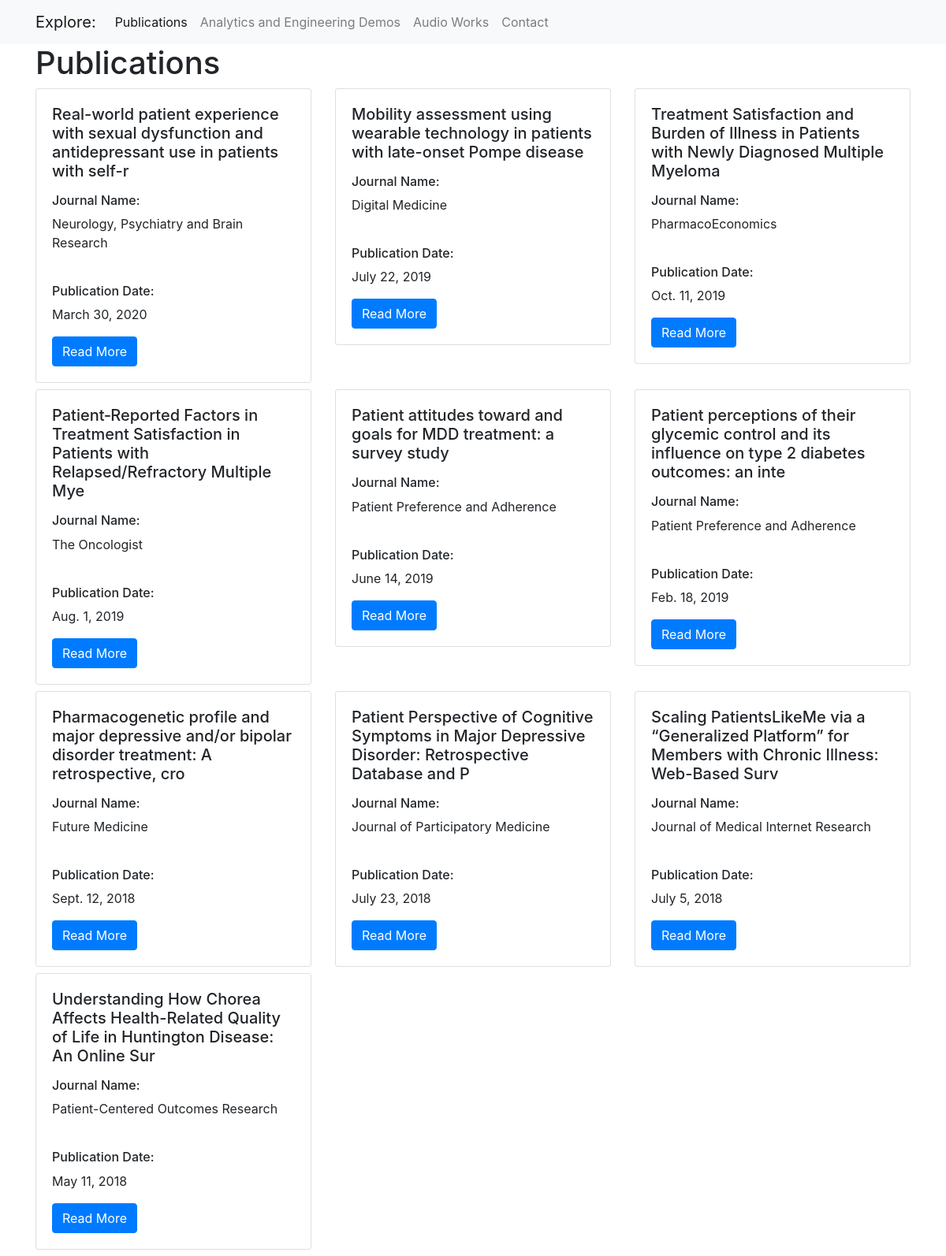
Screenshot of /publications/ with the database file from the repository.
### publications/models.py (models this page shows)
class Publication(models.Model):
    title = models.CharField(max_length=100)
    publication_date = models.DateField()
    abstract = models.TextField()
    journal_name = models.CharField(max_length=100)
    role = models.CharField(max_length=20)
    weblink = models.URLField(max_length=200)

### publications/views.py (the view)
# urls.py: path("", views.publication_index, name="publication_index"),
def publication_index(request):
    publications = Publication.objects.all()
    context = {
        'publications': publications
    }
    return render(request, 'publication_index.html', context)

### publications/templates/publication_index.html
{% extends "base.html" %}
{% load static %}
{% block page_content %}
<h1>Publications</h1>
<div class="row">
{% for publication in publications %}
    <div class="col-md-4">
        <div class="card mb-2">
            <div class="card-body">
                <h5 class="card-title">{{ publication.title }}</h5>
                <p class="card-text">
                    <h6>Journal Name:</h6>
                    <p>{{ publication.journal_name }}</p>
                    <br>
                    <h6>Publication Date:</h6>
                    <p>{{ publication.publication_date }}</p>
                </p>
                <a href="{% url 'publication_detail' publication.pk %}"
                   class="btn btn-primary">
                    Read More
                </a>
            </div>
        </div>
    </div>
    {% endfor %}
</div>
{% endblock %}

### portfolio/templates/base.html (shortened to what this page needs)
<link rel="stylesheet" href="https://stackpath.bootstrapcdn.com/bootstrap/4.1.3/css/bootstrap.min.css">
<nav class="navbar navbar-expand-lg navbar-light bg-light">
    <div class="container">
        <a class="navbar-brand" href="{% url 'publication_index' %}">Explore:</a>
        <div class="collapse navbar-collapse" id="navbarSupportedContent">
          <ul class="navbar-nav mr-auto">
            <li class="nav-item active">
              <a class="nav-link" href="{% url 'publication_index' %}">Publications</a>
            </li>
            <li class="nav-item">
              <a class="nav-link" href="#">Analytics and Engineering Demos</a>
            </li>
            <li class="nav-item">
              <a class="nav-link" href="#">Audio Works</a>
            </li>
            <li class="nav-item">
              <a class="nav-link" href="#">Contact</a>
            </li>
          </ul>
        </div>
    </div>
</nav>
<div class="container">
    {% block page_content %}{% endblock %}
</div>

### rows the page displays
Publication: title "Real-world patient experience with sexual dysfunction and antidepressant use in patients with self-r", journal_name "Neurology, Psychiatry and Brain Research", publication_date "March 30, 2020"
Publication: title "Mobility assessment using wearable technology in patients with late-onset Pompe disease", journal_name "Digital Medicine", publication_date "July 22, 2019"
Publication: title "Treatment Satisfaction and Burden of Illness in Patients with Newly Diagnosed Multiple Myeloma", journal_name "PharmacoEconomics", publication_date "Oct. 11, 2019"
Publication: title "Patient‐Reported Factors in Treatment Satisfaction in Patients with Relapsed/Refractory Multiple Mye", journal_name "The Oncologist", publication_date "Aug. 1, 2019"
Publication: title "Patient attitudes toward and goals for MDD treatment: a survey study", journal_name "Patient Preference and Adherence", publication_date "June 14, 2019"
Publication: title "Patient perceptions of their glycemic control and its influence on type 2 diabetes outcomes: an inte", journal_name "Patient Preference and Adherence", publication_date "Feb. 18, 2019"
Publication: title "Pharmacogenetic profile and major depressive and/or bipolar disorder treatment: A retrospective, cro", journal_name "Future Medicine", publication_date "Sept. 12, 2018"
Publication: title "Patient Perspective of Cognitive Symptoms in Major Depressive Disorder: Retrospective Database and P", journal_name "Journal of Participatory Medicine", publication_date "July 23, 2018"
Publication: title "Scaling PatientsLikeMe via a “Generalized Platform” for Members with Chronic Illness: Web-Based Surv", journal_name "Journal of Medical Internet Research", publication_date "July 5, 2018"
Publication: title "Understanding How Chorea Affects Health-Related Quality of Life in Huntington Disease: An Online Sur", journal_name "Patient-Centered Outcomes Research", publication_date "May 11, 2018"
